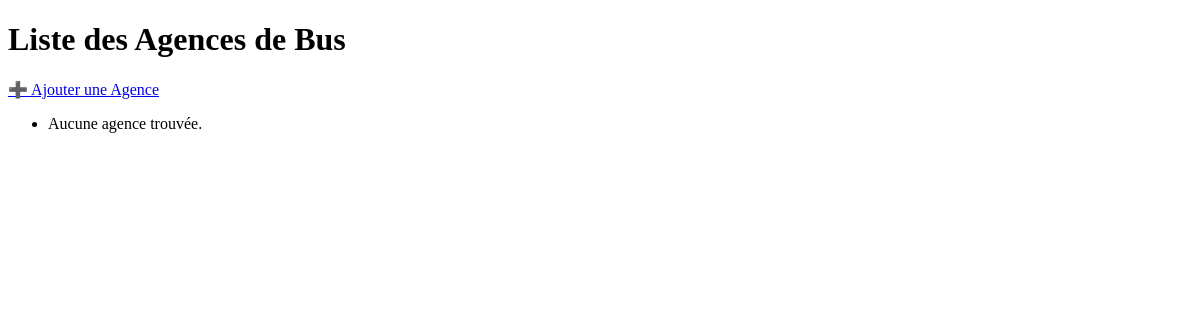
The app's page /agences/, older data.
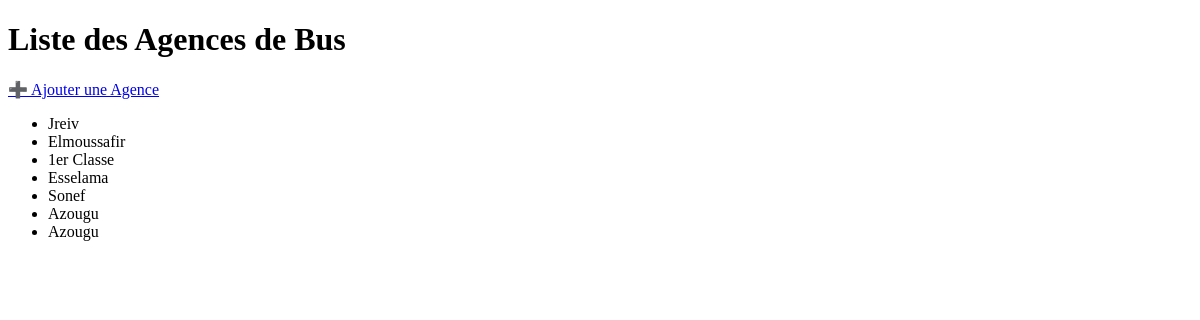
The same page, newer data.
### agence/models.py (models this page shows, shortened)
class Agence(models.Model):
    nom = models.CharField(max_length=100)

### agence/views.py (the view)
# urls.py: path('', views.liste_agences, name='liste_agences'),
def liste_agences(request):
    agences = Agence.objects.all()
    return render(request, 'agence/liste_agences.html', {'agences': agences})

### agence/templates/agence/liste_agences.html (shortened to what this page needs)
<!DOCTYPE html>
<html>
<head>
</head>
<body>
    <h1>Liste des Agences de Bus</h1>
    <a href="{% url 'ajouter_agence' %}">➕ Ajouter une Agence</a>
    <ul>
        {% for agence in agences %}
            <li>{{ agence.nom }}</li>
        {% empty %}
            <li>Aucune agence trouvée.</li>
        {% endfor %}
    </ul>
</body>
</html>

Row changes from the older to the newer data that the page shows:
added Agence: nom "Jreiv"
added Agence: nom "Elmoussafir"
added Agence: nom "1er Classe"
added Agence: nom "Esselama"
added Agence: nom "Sonef"
added Agence: nom "Azougu"
added Agence: nom "Azougu"
Text that changed along with them:
text no longer shown: "Aucune agence trouvée."
